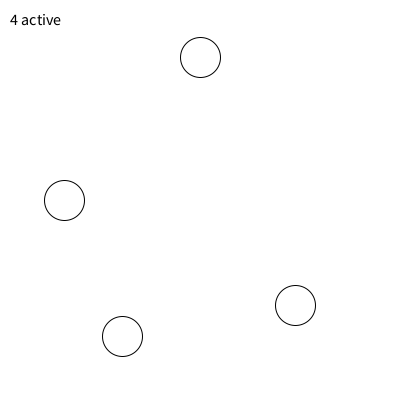
Frame 1 (no input)
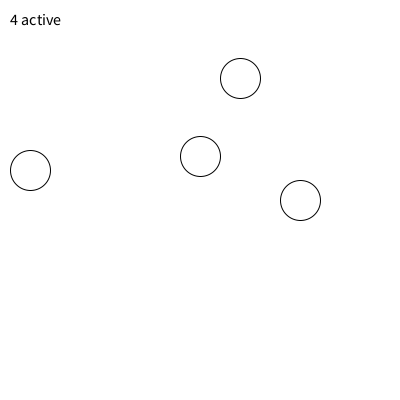
Frame 60 (the mouse pressed at the canvas centre just before this capture)
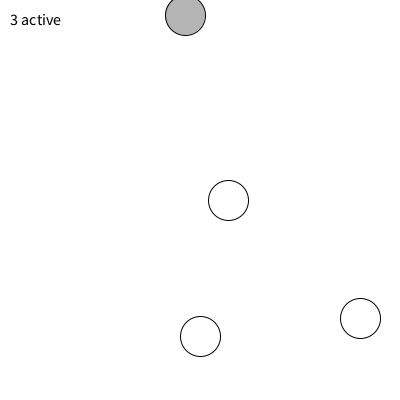
Frame 120 (the mouse held since frame 60 and released just before this capture)

The Processing sketch that drew these frames (run headless with seeded random() and noise(); from frame 60 on, the mouse is pressed at the canvas centre):

// Processing sketch: ModelViewCheckpoint
// ── ModelViewCheckpoint.pde
// Session 4 checkpoint: the supported missions done.
// Ball is now only a model: it never draws and never reads width or height.
// The sketch owns the picture (drawBall) and asks the collection a question (countActive).

ArrayList<Ball> balls = new ArrayList<Ball>();

void setup() {
  size(400, 400);
  textSize(16);
  balls.add(new Ball(60, 200, 4, 0));
  balls.add(new Ball(200, 60, 0, -3));
  balls.add(new Ball(300, 300, -5, 5));
  balls.add(new Ball(120, 330, 2, 6));
}

void draw() {
  background(255);
  for (Ball b : balls) {
    b.move(width, height);
    drawBall(b);
  }
  fill(0);
  text(countActive() + " active", 10, 25);
}

void drawBall(Ball b) {
  if (b.isActive()) {
    fill(255);
  } else {
    fill(180);
  }
  circle(b.x, b.y, 40);
}

int countActive() {
  int count = 0;
  for (Ball b : balls) {
    if (b.isActive()) {
      count = count + 1;
    }
  }
  return count;
}

class Ball {
  float x;
  float y;
  float xSpeed;
  float ySpeed;
  int bounces;

  Ball(float startX, float startY, float startXSpeed, float startYSpeed) {
    x = startX;
    y = startY;
    xSpeed = startXSpeed;
    ySpeed = startYSpeed;
    bounces = 0;
  }

  boolean isActive() {
    return bounces < 3;
  }

  void move(int w, int h) {
    if (isActive()) {
      x = x + xSpeed;
      y = y + ySpeed;
      if (x > w - 20 || x < 20) {
        xSpeed = -xSpeed;
        bounces = bounces + 1;
      }
      if (y > h - 20 || y < 20) {
        ySpeed = -ySpeed;
        bounces = bounces + 1;
      }
    }
  }
}
